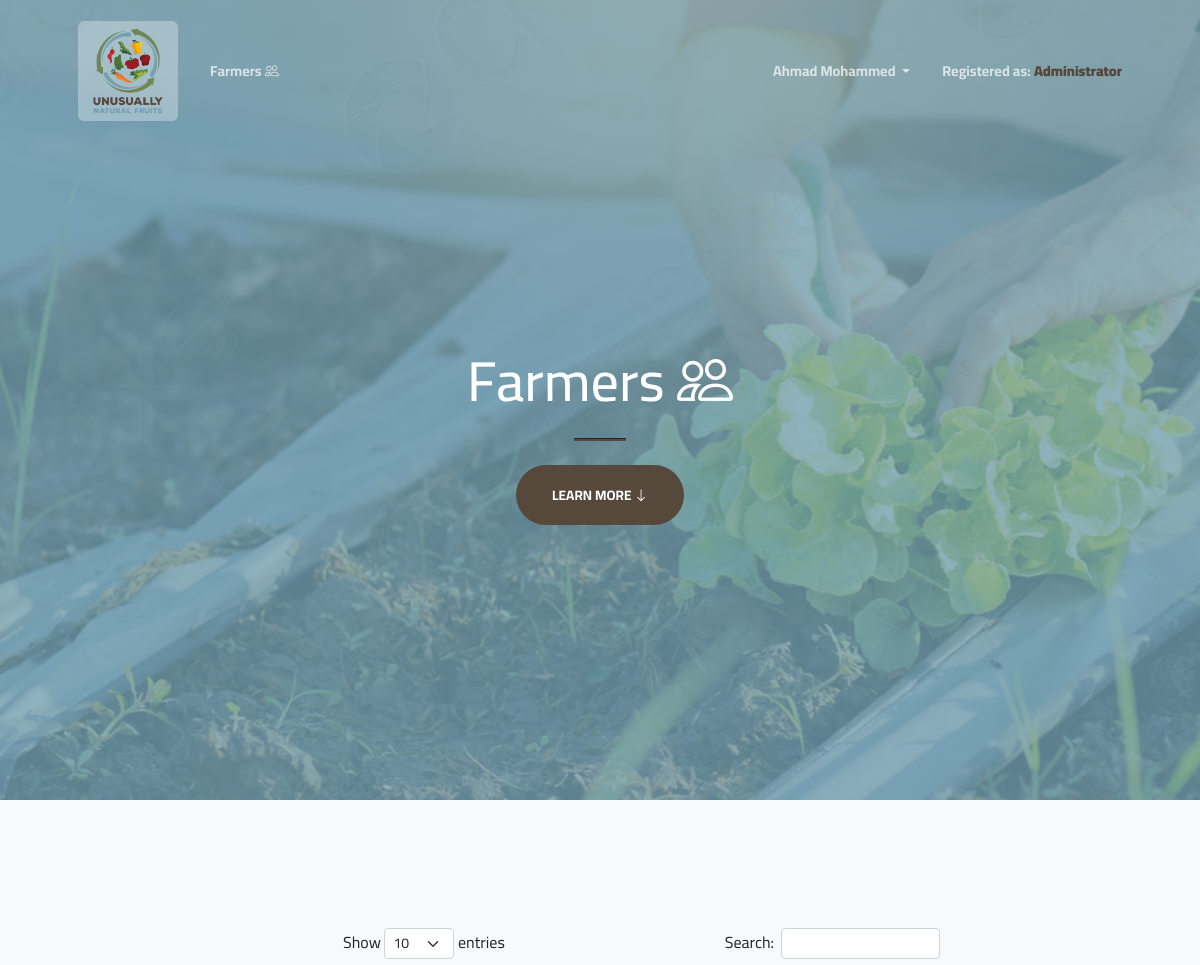
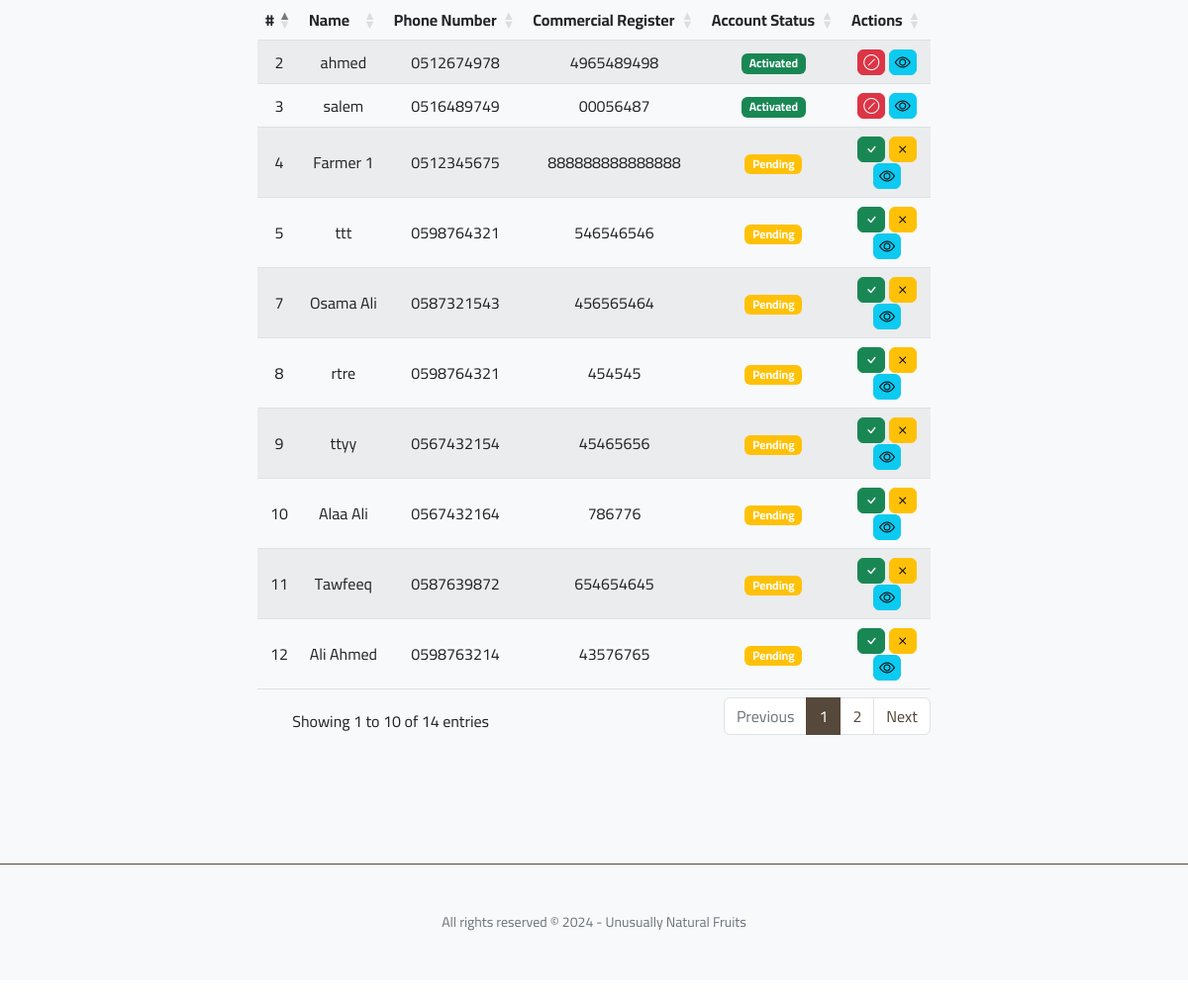
/admin/pages/admin/farmers.php (signed in), run on the app's committed database (2 pictures, top to bottom).
### tables this page shows
CREATE TABLE `farmers` (
  `id` bigint(20) UNSIGNED NOT NULL,
  `name` varchar(255) NOT NULL,
  `email` varchar(255) NOT NULL,
  `password` varchar(255) NOT NULL,
  `phone` varchar(255) NOT NULL,
  `bank_name` varchar(255) NOT NULL,
  `bank_account` varchar(255) NOT NULL,
  `image` varchar(255) DEFAULT NULL,
  `commercial_number` varchar(255) NOT NULL,
  `location` varchar(255) DEFAULT NULL,
  `status` enum('pending','activated','rejected','blocked') NOT NULL DEFAULT 'pending',
  `created_at` timestamp NULL DEFAULT NULL,
  `updated_at` timestamp NULL DEFAULT NULL
);

### core/db/Connection.php (called while the page is built, shortened)
<?php
class Connection {
    protected static $dbtype = 'mysql';
    protected static $host = 'localhost';
    protected static $dbname = 'farmers';
    protected static $username = 'root';
    protected static $password = '';
    public static PDO|null $connection = null;
    public static function getConnection(): PDO {
        if (is_null(self::$connection)) {
            self::$connection = new PDO(self::getDSN(), self::$username, self::$password);
        }
        return self::$connection;
    }
    protected static function getDSN(): string {
        return self::$dbtype . ':host=' . self::$host . ';dbname=' . self::$dbname;
    }
}

### core/models/Farmer.php (called while the page is built, shortened)
<?php
class Farmer extends BaseModel implements Authenticatable {
    protected static $table = 'farmers';
    public static function query() {
        $query = new QueryBuilder();
        $query->setTable(self::$table);
        $query->setModel(self::class);
        return $query;
    }
}

### core/db/QueryBuilder.php (called while the page is built, shortened)
<?php
class QueryBuilder {
    protected PDO $pdo;
    protected $table;
    protected $model;
    protected $condition=1;
    public function __construct() {
        $this->pdo = Connection::getConnection();
    }
    public function setTable($table) {
        $this->table = $table;
        return $this;
    }
    public function setModel($model) {
        $this->model = $model;
        return $this;
    }
    public function where($condition) {
        $this->condition = $condition;
        return $this;
    }
    public function whereIn($column, $condition) {
        $this->condition = $condition == "" ? 0 : "`$column` IN ($condition)";
        return $this;
    }
    public function all(){
        if ($this->condition == "()")
            $result = [];
        else
            $result = $this->pdo->query("SELECT * FROM `{$this->table}` WHERE {$this->condition}")->fetchAll(PDO::FETCH_CLASS, $this->model);
        return $result;
    }
    protected function reset() {
        $this->table = null;
        $this->model = null;
        $this->condition = 1;
    }
}

### core/models/BaseModel.php (called while the page is built, shortened)
<?php
class BaseModel {
    public function __set($name, $value) {
        return $this->$name = $value;
    }
}

### admin/pages/admin/farmers.php (the view, shortened to what this page needs)
<?php
    $farmers = Farmer::query()->all();
?>
<!DOCTYPE html>
<html lang="en" dir="ltr">
<head>
    <link href="../../css/bootstrap-icons.css" rel="stylesheet" />
    <link href="../../css/simpleLightbox.min.css" rel="stylesheet" />
    <link href="../../css/styles.css" rel="stylesheet" />
    <link rel="stylesheet" href="../../css/swiper.min.css">
    <link rel="stylesheet" href="../../css/star-rating-svg.css">
    <link rel="stylesheet" href="../../css/dataTables.bootstrap5.min.css">
    <link rel="stylesheet" type="text/css" href="https://cdn.jsdelivr.net/npm/toastify-js/src/toastify.min.css">
</head>
<body id="page-top">
    <nav class="navbar navbar-expand-lg navbar-light fixed-top py-3" id="mainNav">
        <div class="container px-4 px-lg-5">
            <a class="navbar-brand align-middle" href="index.php">
                <div class="logo rounded"></div>
            </a>
            <div class="collapse navbar-collapse" id="navbarResponsive">
                <ul class="navbar-nav me-auto my-2 my-lg-0">
                    <li class="nav-item"><a class="nav-link" href="farmers.php">Farmers <i class="bi bi-people"></i></a></li>
                </ul>
                <ul class="navbar-nav">
                    <li class="nav-item dropdown">
                        <a class="nav-link dropdown-toggle" href="#" role="button" data-bs-toggle="dropdown"
                            aria-expanded="false">
                            Ahmad Mohammed
                        </a>
                    </li>
                    <li class="nav-item">
                        <a class="nav-link">
                            Registered as: <b class="text-primary">Administrator</b>
                        </a>
                    </li>
                </ul>
            </div>
        </div>
    </nav>
    <header class="masthead banner">
        <div class="container px-4 px-lg-5 h-100">
            <div class="row gx-4 gx-lg-5 h-100 align-items-center justify-content-center text-center">
                <div class="col-lg-8 align-self-end">
                    <h1 class="text-white font-weight-bold">Farmers <i class="bi bi-people"></i></h1>
                    <hr class="divider" />
                </div>
                <div class="col-lg-8 align-self-baseline">
                    <a class="btn btn-primary btn-xl" href="#about">Learn More <i
                            class="bi bi-arrow-down"></i></a>
                </div>
            </div>
        </div>
    </header>
    <section class="page-section bg-light" id="about">
        <div class="container px-4 px-lg-5">
            <div class="row gx-4 gx-lg-5 justify-content-center">
                <div class="col-lg-8 text-center">
                    <table id="dataTable" class="table table-striped" style="width:100%">
                        <thead>
                            <tr>
                                <th>#</th>
                                <th>Name</th>
                                <th>Phone Number</th>
                                <th>Commercial Register</th>
                                <th>Account Status</th>
                                <th>Actions</th>
                            </tr>
                        </thead>
                        <tbody>
                            <?php foreach ($farmers as $farmer): ?>
                                <tr>
                                    <td><?= $farmer->id ?></td>
                                    <td><?= $farmer->name ?></td>
                                    <td><?= $farmer->phone ?></td>
                                    <td><?= $farmer->commercial_number ?></td>
                                    <td><?php require "farmers-status.php" ?></td>
                                    <td>
                                        <a  href="farmers-status-change.php?id=<?= $farmer->id ?>&status=activated"
                                            class="btn p-0 btn-success mytooltip <?= $farmer->status == 'activated' ? 'd-none' : '' ?>"
                                            style="padding-right: 5px !important; padding-left: 5px !important;"
                                            onclick="return confirm('Do you want to proceed with the operation?')"
                                            data-bs-toggle="tooltip"
                                            data-bs-placement="top"
                                            title="Accept">
                                            <i class="bi bi-check"></i>
                                        </a>
                                        <a href="farmers-status-change.php?id=<?= $farmer->id ?>&status=rejected"
                                            class="btn p-0 btn-warning mytooltip <?= $farmer->status == 'pending' ? '' : 'd-none' ?>"
                                            style="padding-right: 5px !important; padding-left: 5px !important;"
                                            onclick="return confirm('Do you want to proceed with the operation?')"
                                            data-bs-toggle="tooltip"
                                            data-bs-placement="top"
                                            title="Reject">
                                            <i class="bi bi-x"></i>
                                        </a>
                                        <a  href="farmers-status-change.php?id=<?= $farmer->id ?>&status=blocked"
                                            class="btn p-0 btn-danger mytooltip <?= $farmer->status == 'activated' ? '' : 'd-none' ?>"
                                            style="padding-right: 5px !important; padding-left: 5px !important;"
                                            onclick="return confirm('Do you want to proceed with the operation?')"
                                            data-bs-toggle="tooltip"
                                            data-bs-placement="top"
                                            title="Ban">
                                            <i class="bi bi-slash-circle"></i>
                                        </a>
                                        <div class="mytooltip d-inline-block"
                                            data-bs-toggle="tooltip"
                                            data-bs-placement="top"
                                            title="View More Data">
                                            <button href="farmers-show.php"
                                                class="btn p-0 btn-info"
                                                style="padding-right: 5px !important; padding-left: 5px !important;"
                                                data-bs-toggle="modal"
                                                data-bs-target="#showFarmerDataModal<?= $farmer->id ?>">
                                                <i class="bi bi-eye"></i>
                                            </button>
                                        </div>
                                    </td>
                                </tr>
                            <?php endforeach; ?>
                        </tbody>
                    </table>
                </div>
            </div>
        </div>
    </section>
    <footer class="bg-light py-5 border-top border-primary">
        <div class="container px-4 px-lg-5">
            <div class="small text-center text-muted">All rights reserved &copy; 2024 - Unusually Natural Fruits</div>
        </div>
    </footer>
</body>
</html>

### admin/pages/admin/farmers-status.php (shortened to what this page needs)
<?php
    $color = '';
    if ($farmer->status == 'pending')
        $color = 'warning';
    else if ($farmer->status == 'activated')
        $color = 'success';
    else if ($farmer->status == 'rejected')
        $color = 'secondary';
    else
        $color = 'danger';
?>
<span class="badge bg-<?= $color ?>"><?= ucwords($farmer->status) ?></span>

### data on the page
farmers: id "2", name "ahmed", phone "0512674978", commercial_number "4965489498", status "Activated"
farmers: id "3", name "salem", phone "0516489749", commercial_number "00056487", status "Activated"
farmers: id "4", name "Farmer 1", phone "0512345675", commercial_number "888888888888888", status "Pending"
farmers: id "5", name "ttt", phone "0598764321", commercial_number "546546546", status "Pending"
farmers: id "7", name "Osama Ali", phone "0587321543", commercial_number "456565464", status "Pending"
farmers: id "8", name "rtre", phone "0598764321", commercial_number "454545", status "Pending"
farmers: id "9", name "ttyy", phone "0567432154", commercial_number "45465656", status "Pending"
farmers: id "10", name "Alaa Ali", phone "0567432164", commercial_number "786776", status "Pending"
farmers: id "11", name "Tawfeeq", phone "0587639872", commercial_number "654654645", status "Pending"
farmers: id "12", name "Ali Ahmed", phone "0598763214", commercial_number "43576765", status "Pending"
